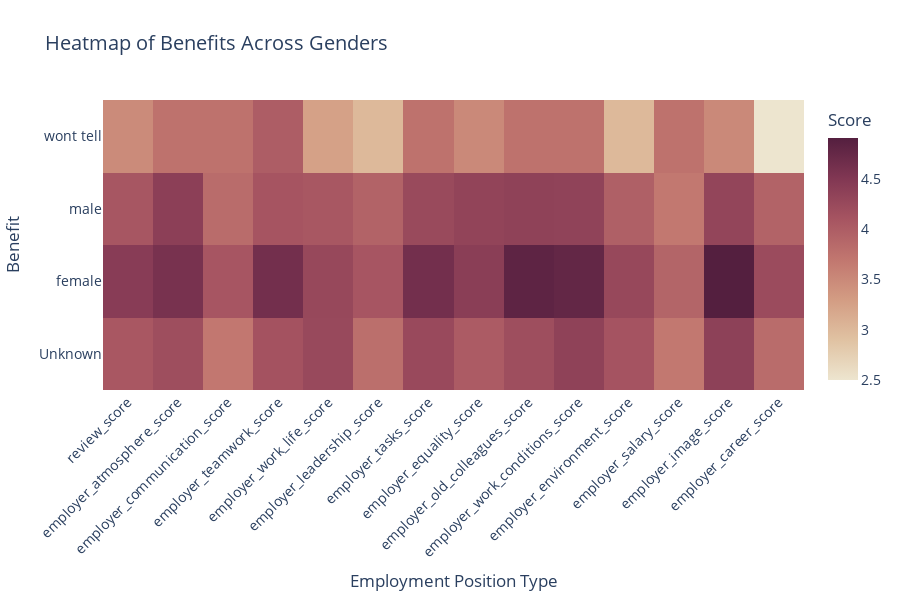

The notebook cell saved with this chart:
### Code cell
heatmap_data = df_gender.T.astype(float)

fig = go.Figure(data=go.Heatmap(
    z=heatmap_data.values,
    x=heatmap_data.columns,  
    y=heatmap_data.index,    
    colorscale=px.colors.sequential.Brwnyl,  
    colorbar=dict(title='Score'),
    zmin=df_gender.min().min(), zmax=df_gender.max().max(),  
    hoverongaps=False
))

fig.update_layout(
    title='Heatmap of Benefits Across Genders',
    xaxis_title='Employment Position Type',
    yaxis_title='Benefit',
    xaxis=dict(tickmode='array', tickvals=list(range(len(heatmap_data.columns))), tickangle=-45),
    yaxis=dict(tickmode='array', tickvals=list(range(len(heatmap_data.index)))),
    height=600,
    width=900,
    plot_bgcolor='white',
    paper_bgcolor='white',
    font=dict(size=14)
)

fig.show()

### Figure 1 — Plotly figure (JSON) as saved in the notebook; plotly's stock layout.template omitted (floating-point values rounded to 4 significant figures)
{"data": [{"colorbar": {"title": {"text": "Score"}}, "colorscale": [[0, "rgb(237, 229, 207)"], [0.1667, "rgb(224, 194, 162)"], [0.3333, "rgb(211, 156, 131)"], [0.5, "rgb(193, 118, 111)"], [0.6667, "rgb(166, 84, 97)"], [0.8333, "rgb(129, 55, 83)"], [1, "rgb(84, 31, 63)"]], "hoverongaps": false, "type": "heatmap", "x": ["review_score", "employer_atmosphere_score", "employer_communication_score", "employer_teamwork_score", "employer_work_life_score", "employer_leadership_score", "employer_tasks_score", "employer_equality_score", "employer_old_colleagues_score", "employer_work_conditions_score", "employer_environment_score", "employer_salary_score", "employer_image_score", "employer_career_score"], "y": ["Unknown", "female", "male", "wont tell"], "z": [[4.066, 4.188, 3.693, 4.13, 4.261, 3.792, 4.252, 4.02, 4.196, 4.361, 4.118, 3.686, 4.372, 3.82], [4.434, 4.591, 4.091, 4.636, 4.273, 4.091, 4.636, 4.409, 4.818, 4.773, 4.273, 3.909, 4.909, 4.227], [4.087, 4.393, 3.828, 4.103, 4.071, 3.931, 4.25, 4.321, 4.357, 4.345, 3.966, 3.679, 4.31, 3.929], [3.481, 3.75, 3.75, 4, 3.25, 3, 3.75, 3.5, 3.75, 3.75, 3, 3.75, 3.5, 2.5]], "zmax": 4.909, "zmin": 2.5}], "layout": {"font": {"size": 14}, "height": 600, "paper_bgcolor": "white", "plot_bgcolor": "white", "title": {"text": "Heatmap of Benefits Across Genders"}, "width": 900, "xaxis": {"tickangle": -45, "tickmode": "array", "tickvals": [0, 1, 2, 3, 4, 5, 6, 7, 8, 9, 10, 11, 12, 13], "title": {"text": "Employment Position Type"}}, "yaxis": {"tickmode": "array", "tickvals": [0, 1, 2, 3], "title": {"text": "Benefit"}}}}
